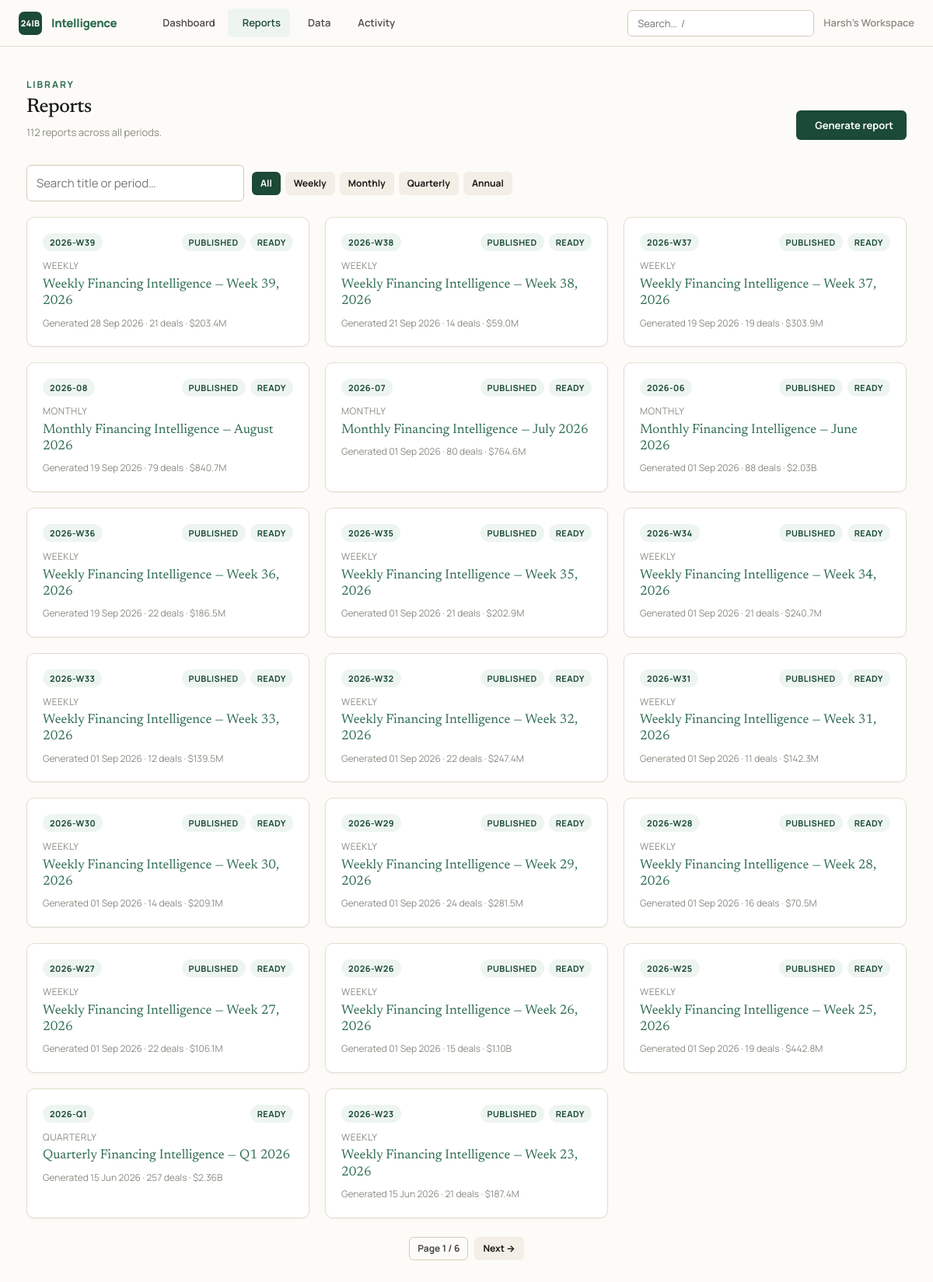
The page /reports/ on the database as committed earlier.
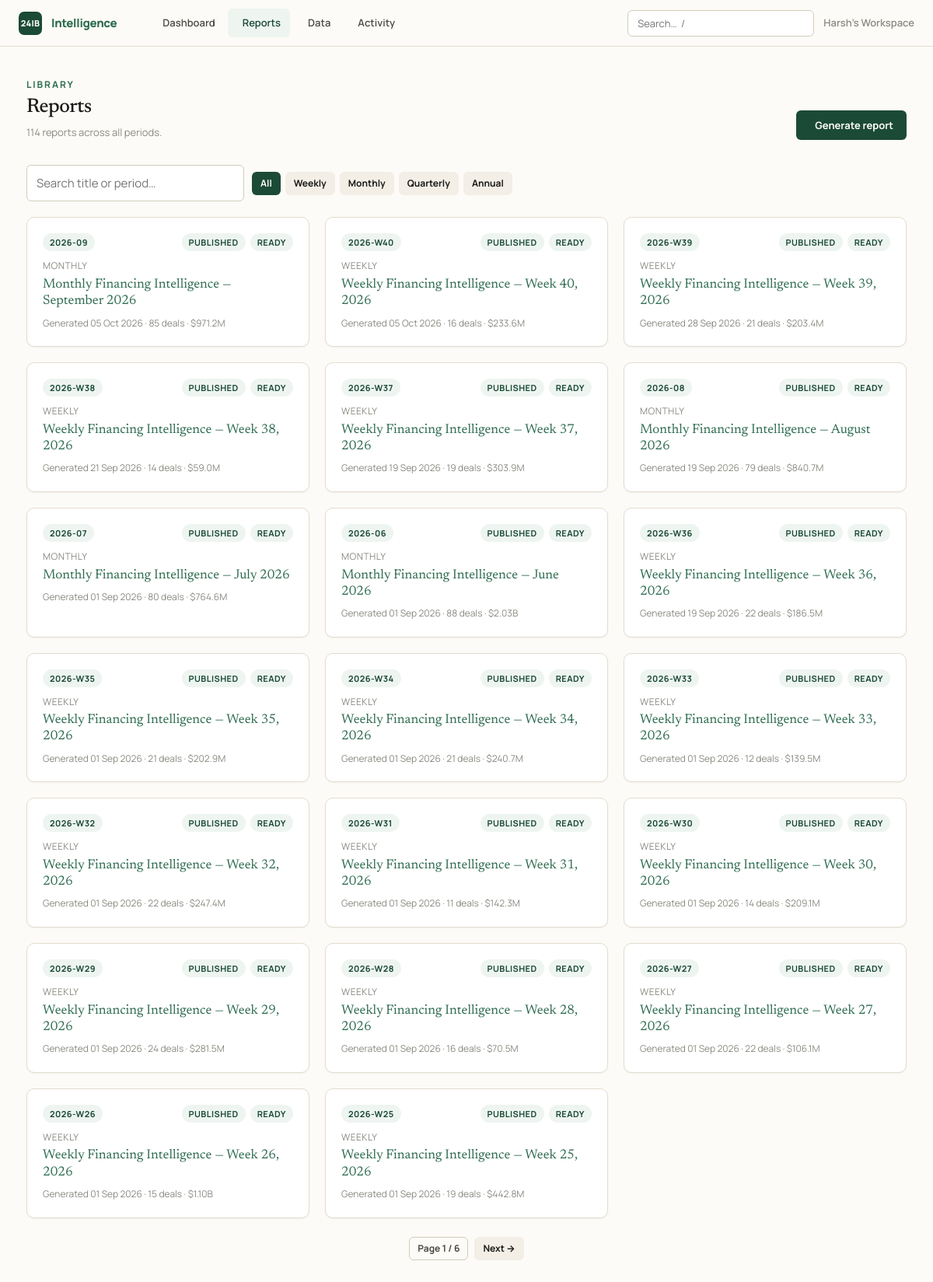
The same page on the database as committed later.
### intelligence/models.py (models this page shows, shortened)
class Organization(db.Model):
    __tablename__ = "organizations"
    id: Mapped[int] = mapped_column(primary_key=True)
    name: Mapped[str] = mapped_column(String(160), nullable=False)
    slug: Mapped[str] = mapped_column(String(80), unique=True, nullable=False)
    created_at: Mapped[datetime] = mapped_column(DateTime, default=_utcnow)
    deals: Mapped[list["FundingDeal"]] = relationship(back_populates="organization", cascade="all, delete-orphan")
    reports: Mapped[list["Report"]] = relationship(back_populates="organization", cascade="all, delete-orphan")
    api_keys: Mapped[list["ApiKey"]] = relationship(back_populates="organization", cascade="all, delete-orphan")

class Report(db.Model):
    __tablename__ = "reports"
    id: Mapped[int] = mapped_column(primary_key=True)
    organization_id: Mapped[int] = mapped_column(ForeignKey("organizations.id"), nullable=False)
    period_type: Mapped[PeriodType] = mapped_column(Enum(PeriodType), nullable=False)
    period_key: Mapped[str] = mapped_column(String(40), nullable=False)  # e.g. 2026-W14, 2026-05, 2026-Q1, 2026
    title: Mapped[str] = mapped_column(String(240), default="")
    edition_no: Mapped[int | None] = mapped_column(Integer, nullable=True)
    status: Mapped[ReportStatus] = mapped_column(Enum(ReportStatus), default=ReportStatus.PENDING)
    payload_json: Mapped[str] = mapped_column(Text, default="{}")  # see `payload` property — the full computed report
    error: Mapped[str | None] = mapped_column(Text, nullable=True)  # set only when status == FAILED
    share_token: Mapped[str] = mapped_column(String(48), default=_token, unique=True, index=True)
    is_published: Mapped[bool] = mapped_column(Boolean, default=False)
    notes: Mapped[str] = mapped_column(Text, default="")  # free-form personal notes, not shown on the public page
    created_at: Mapped[datetime] = mapped_column(DateTime, default=_utcnow)
    generated_at: Mapped[datetime | None] = mapped_column(DateTime, nullable=True)  # set when status becomes READY
    organization: Mapped["Organization"] = relationship(back_populates="reports")
    @property
    def payload(self) -> dict:
        return json.loads(self.payload_json or "{}")
    @payload.setter
    def payload(self, data: dict) -> None:
        """Serialise ``data`` to JSON for storage.

        ``default=str`` lets ``date``/``datetime`` values inside the payload
        (produced by ``aggregate.build_payload``) serialise without callers
        having to hand-roll a JSON encoder for every report field.
        """
        self.payload_json = json.dumps(data, default=str)

### intelligence/reports/routes.py (the view)
@bp.route("/")
def index():
    org = require_org()
    q = (request.args.get("q") or "").strip()
    type_filter = request.args.get("type") or ""
    page = _clamp_int(request.args.get("page"), default=1, lo=1, hi=1_000_000)
    filters = [Report.organization_id == org.id]
    if type_filter in {pt.value for pt in PeriodType}:
        filters.append(Report.period_type == PeriodType(type_filter))
    if q:
        like = f"%{q}%"
        filters.append(or_(Report.title.ilike(like), Report.period_key.ilike(like)))
    total = db.session.scalar(select(func.count(Report.id)).where(*filters)) or 0
    pages = max(1, (total + _PER_PAGE - 1) // _PER_PAGE)
    page = min(page, pages)
    reports = db.session.scalars(
        select(Report).where(*filters).order_by(Report.created_at.desc())
        .limit(_PER_PAGE).offset((page - 1) * _PER_PAGE)
    ).all()
    all_total = db.session.scalar(
        select(func.count(Report.id)).where(Report.organization_id == org.id)
    ) or 0
    return render_template(
        "reports/index.html", reports=reports, total=total, all_total=all_total,
        page=page, pages=pages, q=q, type_filter=type_filter, active="reports",
    )

### intelligence/__init__.py (called while the page is built)
def _register_security_headers(app: Flask) -> None:
    @app.after_request
    def _set_headers(resp):  # noqa: WPS430
        resp.headers.setdefault("X-Content-Type-Options", "nosniff")
        resp.headers.setdefault("X-Frame-Options", "SAMEORIGIN")
        resp.headers.setdefault("Referrer-Policy", "strict-origin-when-cross-origin")
        resp.headers.setdefault("Content-Security-Policy", _CSP)
        if app.config.get("SESSION_COOKIE_SECURE"):
            resp.headers.setdefault(
                "Strict-Transport-Security", "max-age=31536000; includeSubDomains"
            )
        return resp

### intelligence/clock.py (called while the page is built)
def utcnow() -> datetime:
    return datetime.now(timezone.utc).replace(tzinfo=None)

### intelligence/reports/routes.py (called while the page is built)
def _clamp_int(raw, default: int, lo: int, hi: int) -> int:
    try:
        return max(lo, min(int(raw), hi))
    except (TypeError, ValueError):
        return default

### intelligence/tenancy.py (called while the page is built, shortened)
def ensure_workspace() -> Organization:
    org = db.session.query(Organization).first()
    if org is not None:
        return org

def require_org() -> Organization:
    if "workspace" not in g:
        g.workspace = ensure_workspace()
    return g.workspace

### intelligence/templates/reports/index.html (shortened to what this page needs)
{% extends "base.html" %}
{% block content %}
<div class="page-head">
  <div><div class="eyebrow">Library</div><h1 class="page-title">Reports</h1>
  <p class="page-sub">{{ all_total }} report{{ '' if all_total==1 else 's' }} across all periods.</p></div>
  <a class="btn btn-primary" href="{{ url_for('reports.new') }}"> Generate report</a>
</div>
{% if all_total == 0 %}
<div class="empty">
  <h3>No reports yet</h3>
  <p>Generate your first weekly, monthly, quarterly or annual intelligence report.</p>
  <a class="btn btn-primary" style="margin-top:16px" href="{{ url_for('reports.new') }}">Generate a report</a>
</div>
{% else %}
<form method="get" style="display:flex;gap:10px;flex-wrap:wrap;align-items:center;margin-bottom:var(--sp-5)">
  <input class="input" type="search" name="q" value="{{ q }}" placeholder="Search title or period…" style="max-width:280px">
  <div style="display:flex;gap:6px;flex-wrap:wrap">
    <a class="btn btn-sm {{ 'btn-primary' if not type_filter }}" href="{{ url_for('reports.index', q=q) }}">All</a>
    {% for pt in PeriodType %}
    <a class="btn btn-sm {{ 'btn-primary' if type_filter==pt.value }}" href="{{ url_for('reports.index', q=q, type=pt.value) }}">{{ pt.value|capitalize }}</a>
    {% endfor %}
  </div>
</form>
{% if reports %}
<div class="grid grid-3">
  {% for r in reports %}
  <a class="card card-hover" href="{{ url_for('reports.view', report_id=r.id) }}">
    <div style="display:flex;justify-content:space-between;align-items:start;margin-bottom:10px">
      <span class="badge badge-green">{{ r.period_key }}</span>
      <div style="display:flex;gap:6px">
        {% if r.period_type.value in ('weekly','monthly') %}
        <span class="badge badge-{{ 'green' if r.is_published else 'gray' }}">{{ 'published' if r.is_published else 'draft' }}</span>
        {% endif %}
        <span class="badge badge-{{ 'green' if r.status.value=='ready' else 'amber' }}">{{ r.status.value }}</span>
      </div>
    </div>
    <div class="muted" style="font-size:var(--text-xs);text-transform:uppercase;letter-spacing:0.04em;margin-bottom:4px">{{ r.period_type.value }}</div>
    <div style="font-family:var(--font-serif);font-size:var(--text-md);line-height:1.25">{{ r.title }}</div>
    <div class="muted" style="font-size:var(--text-xs);margin-top:8px">
      {% if r.generated_at %}Generated {{ r.generated_at.strftime('%d %b %Y') }}{% else %}Not generated{% endif %}
      {% if r.payload.stats %} · {{ r.payload.stats.total_deals }} deals · {{ r.payload.stats.total_capital_label }}{% endif %}
    </div>
  </a>
  {% endfor %}
</div>
{% if pages > 1 %}
<div style="display:flex;gap:8px;justify-content:center;margin-top:var(--sp-6)">
  <span class="btn btn-sm btn-ghost">Page {{ page }} / {{ pages }}</span>
  {% if page < pages %}<a class="btn btn-sm" href="{{ url_for('reports.index', q=q, type=type_filter, page=page+1) }}">Next →</a>{% endif %}
</div>
{% endif %}
{% else %}
<div class="empty">
  <h3>No reports match</h3>
  <p>Try a different search or clear the filter.</p>
</div>
{% endif %}
{% endif %}
{% endblock %}

### intelligence/templates/base.html (shortened to what this page needs)
<!doctype html>
<html lang="en">
<head>
  <link rel="stylesheet" href="{{ url_for('static', filename='css/tokens.css') }}">
  <link rel="stylesheet" href="{{ url_for('static', filename='css/app.css') }}">
</head>
<body>
  <nav class="nav">
    <a href="{{ url_for('dashboard.home') }}" class="nav-brand">
      <span class="nav-mark" aria-hidden="true">24IB</span>
      <span>Intelligence</span>
    </a>
    <div class="nav-links">
      <a class="nav-link {{ 'active' if active=='dashboard' }}" href="{{ url_for('dashboard.home') }}">Dashboard</a>
      <a class="nav-link {{ 'active' if active=='reports' }}" href="{{ url_for('reports.index') }}">Reports</a>
      <a class="nav-link {{ 'active' if active=='data' }}" href="{{ url_for('data.index') }}">Data</a>
      <a class="nav-link {{ 'active' if active=='runs' }}" href="{{ url_for('dashboard.runs') }}">Activity</a>
    </div>
    <div class="nav-right">
      <form action="{{ url_for('explore.search') }}" method="get" role="search" class="nav-search">
        <input class="input" id="global-search" type="search" name="q"
               placeholder="Search…  /" title="Press / to focus">
      </form>
      <span class="nav-org">{{ current_org.name if current_org }}</span>
    </div>
  </nav>
  {% block body %}
  <main class="container" id="main">
    {% block content %}{% endblock %}
  </main>
  {% endblock %}
</body>
</html>

### intelligence/static/css/tokens.css (style rules this page uses)
:root { --cream: #fdfbf7; --sand: #f3efe6; --sand-2: #ece7da; --border: #e3ddd0; --border-strong: #d3ccba; --ink: #1a1a18; --slate: #4a4a44; --dust: #8a8a82; --ghost: #b8b8ae; --g900: #0a2418; --g800: #1b4a36; --g700: #2d6b4f; --g600: #3d8a67; --g400: #7ab896; --g200: #b8ddc9; --g50: #eef5f1; --b700: #1f4e79; --b500: #3b82c4; --b50: #eef5fd; --r700: #9b2c2c; --r500: #d64545; --r50: #fdf0f0; --a700: #92600a; --a500: #d99a16; --a50: #fef8ec; --font-serif: 'Newsreader', Georgia, 'Times New Roman', serif; --font-sans: 'Manrope', system-ui, -apple-system, sans-serif; --font-mono: 'JetBrains Mono', ui-monospace, 'SF Mono', monospace; --text-2xs: 0.6875rem; --text-xs: 0.75rem; --text-sm: 0.8125rem; --text-base:0.9375rem; --text-md: 1.0625rem; --text-lg: 1.25rem; --text-xl: 1.5rem; --text-2xl: 2rem; --text-3xl: 2.75rem; --track-tight: -0.02em; --track-normal: 0; --track-wide: 0.04em; --track-widest: 0.16em; --sp-1: 4px; --sp-2: 8px; --sp-3: 12px; --sp-4: 16px; --sp-5: 20px; --sp-6: 24px; --sp-8: 32px; --sp-10: 40px; --sp-12: 48px; --sp-16: 64px; --sp-24: 96px; --radius-sm: 6px; --radius: 10px; --radius-lg: 16px; --shadow-sm: 0 1px 2px rgba(26,26,24,0.05); --shadow: 0 4px 16px rgba(26,26,24,0.07); --shadow-lg: 0 12px 40px rgba(26,26,24,0.10); --ease-out: cubic-bezier(0.16, 1, 0.3, 1); --ease-spring: cubic-bezier(0.34, 1.56, 0.64, 1); --dur-fast: 120ms; --dur-base: 220ms; --nav-h: 60px; --max-content: 1180px; --max-article: 760px; }

Rows that differ between the two databases and show on the page:
no longer on this page (row unchanged): Report: period_key "2026-Q1", status.value "READY", period_type.value "QUARTERLY", title "Quarterly Financing Intelligence — Q1 2026", generated_at "15 Jun 2026", payload.stats.total_deals "257", payload.stats.total_capital_label "$2.36B"
no longer on this page (row unchanged): Report: period_key "2026-W23", is_published "PUBLISHED", status.value "READY", period_type.value "WEEKLY", title "Weekly Financing Intelligence — Week 23, 2026", generated_at "15 Jun 2026", payload.stats.total_deals "21", payload.stats.total_capital_label "$187.4M"
added Report: period_key "2026-09", is_published "PUBLISHED", status.value "READY", period_type.value "MONTHLY", title "Monthly Financing Intelligence — September 2026", generated_at "05 Oct 2026", payload.stats.total_deals "85", payload.stats.total_capital_label "$971.2M"
added Report: period_key "2026-W40", is_published "PUBLISHED", status.value "READY", period_type.value "WEEKLY", title "Weekly Financing Intelligence — Week 40, 2026", generated_at "05 Oct 2026", payload.stats.total_deals "16", payload.stats.total_capital_label "$233.6M"
Other text that changed with them:
{{ all_total }}: "112" → "114"
